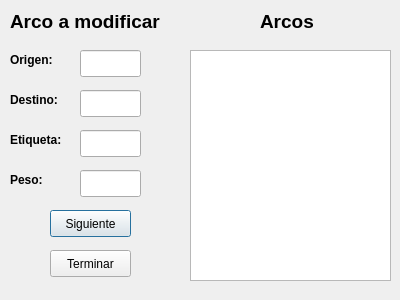
<?xml version="1.0" encoding="UTF-8"?>
<ui version="4.0">
 <class>modifyEdge</class>
 <widget class="QDialog" name="modifyEdge">
  <property name="geometry">
   <rect>
    <x>0</x>
    <y>0</y>
    <width>400</width>
    <height>300</height>
   </rect>
  </property>
  <property name="windowTitle">
   <string>Dialog</string>
  </property>
  <widget class="QLabel" name="label0_2">
   <property name="geometry">
    <rect>
     <x>260</x>
     <y>10</y>
     <width>71</width>
     <height>21</height>
    </rect>
   </property>
   <property name="text">
    <string>&lt;html&gt;&lt;head/&gt;&lt;body&gt;&lt;p&gt;&lt;span style=&quot; font-size:14pt; font-weight:600;&quot;&gt;Arcos&lt;/span&gt;&lt;/p&gt;&lt;/body&gt;&lt;/html&gt;</string>
   </property>
  </widget>
  <widget class="QPushButton" name="next">
   <property name="geometry">
    <rect>
     <x>50</x>
     <y>210</y>
     <width>81</width>
     <height>27</height>
    </rect>
   </property>
   <property name="text">
    <string>Siguiente</string>
   </property>
  </widget>
  <widget class="QLabel" name="label_6">
   <property name="geometry">
    <rect>
     <x>10</x>
     <y>170</y>
     <width>71</width>
     <height>21</height>
    </rect>
   </property>
   <property name="text">
    <string>&lt;html&gt;&lt;head/&gt;&lt;body&gt;&lt;p&gt;&lt;span style=&quot; font-weight:600;&quot;&gt;Peso:&lt;/span&gt;&lt;/p&gt;&lt;/body&gt;&lt;/html&gt;</string>
   </property>
  </widget>
  <widget class="QLabel" name="label_5">
   <property name="geometry">
    <rect>
     <x>10</x>
     <y>130</y>
     <width>71</width>
     <height>21</height>
    </rect>
   </property>
   <property name="text">
    <string>&lt;html&gt;&lt;head/&gt;&lt;body&gt;&lt;p&gt;&lt;span style=&quot; font-weight:600;&quot;&gt;Etiqueta:&lt;/span&gt;&lt;/p&gt;&lt;/body&gt;&lt;/html&gt;</string>
   </property>
  </widget>
  <widget class="QLabel" name="label0">
   <property name="geometry">
    <rect>
     <x>10</x>
     <y>10</y>
     <width>181</width>
     <height>21</height>
    </rect>
   </property>
   <property name="text">
    <string>&lt;html&gt;&lt;head/&gt;&lt;body&gt;&lt;p&gt;&lt;span style=&quot; font-size:14pt; font-weight:600;&quot;&gt;Arco a modificar&lt;/span&gt;&lt;/p&gt;&lt;/body&gt;&lt;/html&gt;</string>
   </property>
  </widget>
  <widget class="QLabel" name="label_2">
   <property name="geometry">
    <rect>
     <x>10</x>
     <y>50</y>
     <width>61</width>
     <height>21</height>
    </rect>
   </property>
   <property name="text">
    <string>&lt;html&gt;&lt;head/&gt;&lt;body&gt;&lt;p&gt;&lt;span style=&quot; font-weight:600;&quot;&gt;Origen:&lt;/span&gt;&lt;/p&gt;&lt;/body&gt;&lt;/html&gt;</string>
   </property>
  </widget>
  <widget class="QLabel" name="label_3">
   <property name="geometry">
    <rect>
     <x>10</x>
     <y>90</y>
     <width>61</width>
     <height>21</height>
    </rect>
   </property>
   <property name="text">
    <string>&lt;html&gt;&lt;head/&gt;&lt;body&gt;&lt;p&gt;&lt;span style=&quot; font-weight:600;&quot;&gt;Destino:&lt;/span&gt;&lt;/p&gt;&lt;/body&gt;&lt;/html&gt;</string>
   </property>
  </widget>
  <widget class="QLineEdit" name="label">
   <property name="geometry">
    <rect>
     <x>80</x>
     <y>130</y>
     <width>61</width>
     <height>27</height>
    </rect>
   </property>
  </widget>
  <widget class="QLineEdit" name="weight">
   <property name="geometry">
    <rect>
     <x>80</x>
     <y>170</y>
     <width>61</width>
     <height>27</height>
    </rect>
   </property>
  </widget>
  <widget class="QLineEdit" name="to">
   <property name="geometry">
    <rect>
     <x>80</x>
     <y>90</y>
     <width>61</width>
     <height>27</height>
    </rect>
   </property>
  </widget>
  <widget class="QPushButton" name="finish">
   <property name="geometry">
    <rect>
     <x>50</x>
     <y>250</y>
     <width>81</width>
     <height>27</height>
    </rect>
   </property>
   <property name="text">
    <string>Terminar</string>
   </property>
  </widget>
  <widget class="QLineEdit" name="from">
   <property name="geometry">
    <rect>
     <x>80</x>
     <y>50</y>
     <width>61</width>
     <height>27</height>
    </rect>
   </property>
  </widget>
  <widget class="QPlainTextEdit" name="edges">
   <property name="geometry">
    <rect>
     <x>190</x>
     <y>50</y>
     <width>201</width>
     <height>231</height>
    </rect>
   </property>
   <property name="readOnly">
    <bool>true</bool>
   </property>
  </widget>
 </widget>
 <resources/>
 <connections/>
</ui>
